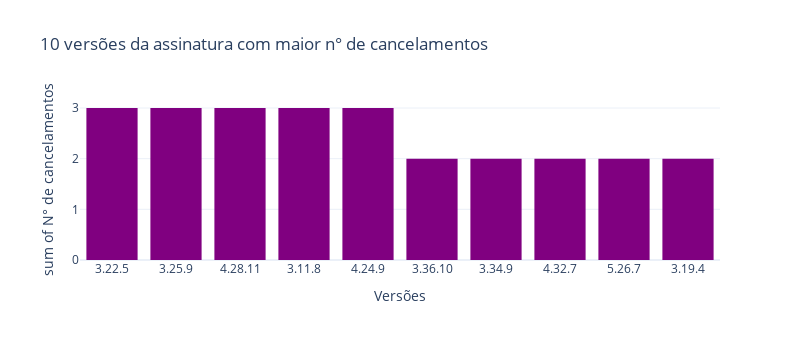

The notebook cell this image was saved under:
### Markdown cell above
### **É possível estabelecer uma relação entre o cancelamento de assinatura e a versão que foi contratada?**

### Code cell
# Versões de assinatura com mais cancelamentos
cancelamento_por_versao = df[["version", "status"]].groupby(["status", "version"]).size()["canceled"].sort_values(ascending=False)

px.histogram(cancelamento_por_versao, x=cancelamento_por_versao.head(10).index, y=cancelamento_por_versao.head(10), 
        width=800, height=340, title="10 versões da assinatura com maior n° de cancelamentos", color_discrete_sequence=["purple"],
        labels={"x":"Versões", "y":"N° de cancelamentos"}).show()

### Figure 1 — Plotly figure (JSON) as saved in the notebook; plotly's stock layout.template omitted (floating-point values rounded to 4 significant figures)
{"data": [{"alignmentgroup": "True", "bingroup": "x", "histfunc": "sum", "hovertemplate": "Versões=%{x}<br>sum of N° de cancelamentos=%{y}<extra></extra>", "legendgroup": "", "marker": {"color": "purple", "pattern": {"shape": ""}}, "name": "", "offsetgroup": "", "orientation": "v", "showlegend": false, "type": "histogram", "x": ["3.22.5", "3.25.9", "4.28.11", "3.11.8", "4.24.9", "3.36.10", "3.34.9", "4.32.7", "5.26.7", "3.19.4"], "xaxis": "x", "y": [3, 3, 3, 3, 3, 2, 2, 2, 2, 2], "yaxis": "y"}], "layout": {"barmode": "relative", "height": 340, "legend": {"tracegroupgap": 0}, "title": {"text": "10 versões da assinatura com maior n° de cancelamentos"}, "width": 800, "xaxis": {"anchor": "y", "domain": [0, 1], "title": {"text": "Versões"}}, "yaxis": {"anchor": "x", "domain": [0, 1], "title": {"text": "sum of N° de cancelamentos"}}}}
